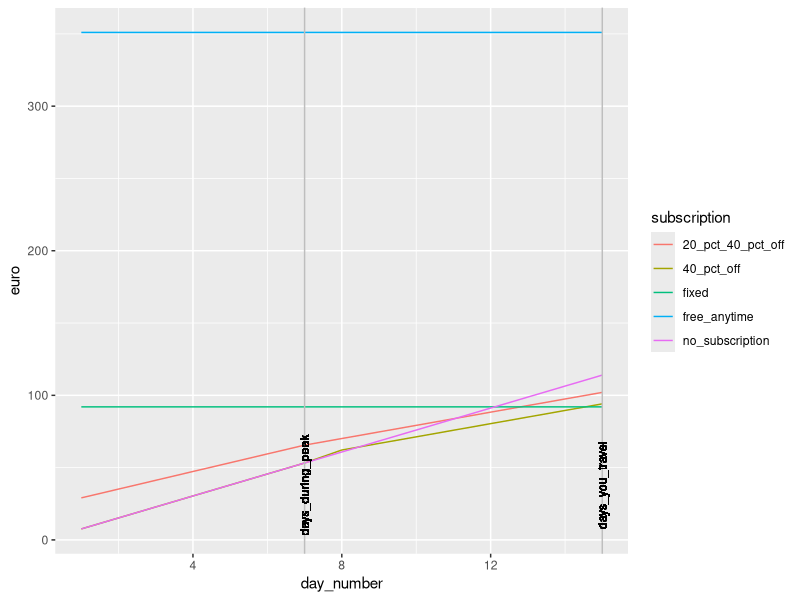

The R source for this figure:
##################
# Load libraries #
##################
library(tidyverse)

#############
# Variables #
#############

# Number of days a month you will travel the specified route. Plus nu number of days you expect to go traveling during off-peak hours
days.i.travel = 15
travel.off.peak = 8 # specify the number of days to travel off-peak

# Check for days entered and calculate days travelling during peak hours
if(travel.off.peak > days.i.travel){
  message("\n ERROR: Number of days entered do not match")
} else travel.peak = days.i.travel - travel.off.peak

# Price of a single journey as indicated in ns.nl + calculate a return ticket price (= 2 times price of a single journey)
price.single.journey = 3.80
traject.costs = 2 * price.single.journey

traject.fixed  = 92 # Traveller gets 100% discount on a fixed traject


###################
# Fixed variables #
###################

# List of subscriptions plus their standard monthly costs (without travelling)

no.subscrition = 0 # You anly pay the price for the fair
free.anytime = 351 # Traveller can travel throughout the Netherlands withoud additional costs
fourty.pct = (53/12) # Traveller gets 40% discount (off-peak hours) - costs of the subscription calculated per month
twenty.fourty.pct = 23 # Traveller gets 20%discounts during peak hours & 40% discount duing off-peak hours



# Days to calculate a price for (one month has 30 days on average)
days = c(1:days.i.travel)
days.off.peak = c(1:travel.off.peak)
days.peak = c(1:(days.i.travel-travel.off.peak))


#############
# Functions #
#############

# No subscription 
 no.sub = function(x) {
   monthly.costs = x * traject.costs + no.subscrition
   return(monthly.costs)
 }

# Fixed 
fixed.sub = function(x) {
  monthly.costs = x * (traject.costs*0) + traject.fixed
  return(monthly.costs)
}

# Free anytime
free.anytime.sub = function(x) {
  monthly.costs = x * (traject.costs*0) + free.anytime
  return(monthly.costs)
}
 
# 40% off 
 fourty.pct.sub = function(y) {
   monthly.costs = (y * traject.costs*0.6) + no.sub(travel.peak) + fourty.pct
   return(monthly.costs)
 }
 
 # 20% off
 twenty.sub = function(z) {
   monthly.costs = (z * traject.costs*0.8) +twenty.fourty.pct
   return(monthly.costs)
 }
 
 # 40% off - no subscriptioncosts  
 fourty.pct2.sub = function(y) {
   monthly.costs = (y * traject.costs*0.6) + twenty.sub(travel.peak)
   return(monthly.costs)
 }
 
 ##########################
 # Monthly costs and plot #
 ##########################
 
 # Functions into one dataframe for one month of travel
 df.costs = data.frame(cbind(as.vector(days), # Number of days in a month
                       as.vector(no.sub(days)),
                       as.vector(fixed.sub(days)),
                       c(as.vector(no.sub(days.peak)),as.vector(fourty.pct.sub(days.off.peak))),
                       c(as.vector(twenty.sub(days.peak)),as.vector(fourty.pct2.sub(days.off.peak))),
                       as.vector(free.anytime.sub(days))
                       )
 )

 # Create column names of the dataframe  
colnames(df.costs) = c("day_number", 
                 "no_subscription",
                 "fixed",
                 "40_pct_off",
                 "20_pct_40_pct_off",
                 "free_anytime")

# Datafrome in long format
df.costs.long = gather(df.costs,
                       key = "subscription",
                       value = "euro",
                       -day_number)

# Plot the costs per #days you travel for each type of subscription 
ggplot(df.costs.long)+
  geom_line(aes(x = day_number, y = euro, colour = subscription))+
  geom_vline(xintercept= days.i.travel, colour="grey") +
  geom_text(aes(x=days.i.travel, label="days_you_travel", y = 5*traject.costs), colour="black", angle=90, size = 3)+
  geom_vline(xintercept= travel.peak, colour="grey") +
  geom_text(aes(x=travel.peak, label="days_during_peak", y = 5*traject.costs), colour="black", angle=90, size = 3)

#############################
# Calculate cheapest option #
#############################

cost.my.days = as.data.frame(df.costs.long %>% filter(day_number == days.i.travel))

message("\n Costs for the number of days you travel");cost.my.days

# cheaperst option
ordered.cheap.to.expensive = cost.my.days[order(cost.my.days$euro),]

# Print the cheapest option
message("\n This is your cheapest option:");ordered.cheap.to.expensive[1,2:3]

message("\n This is your MOST EXPENSIVE option:");ordered.cheap.to.expensive[nrow(ordered.cheap.to.expensive),2:3]
